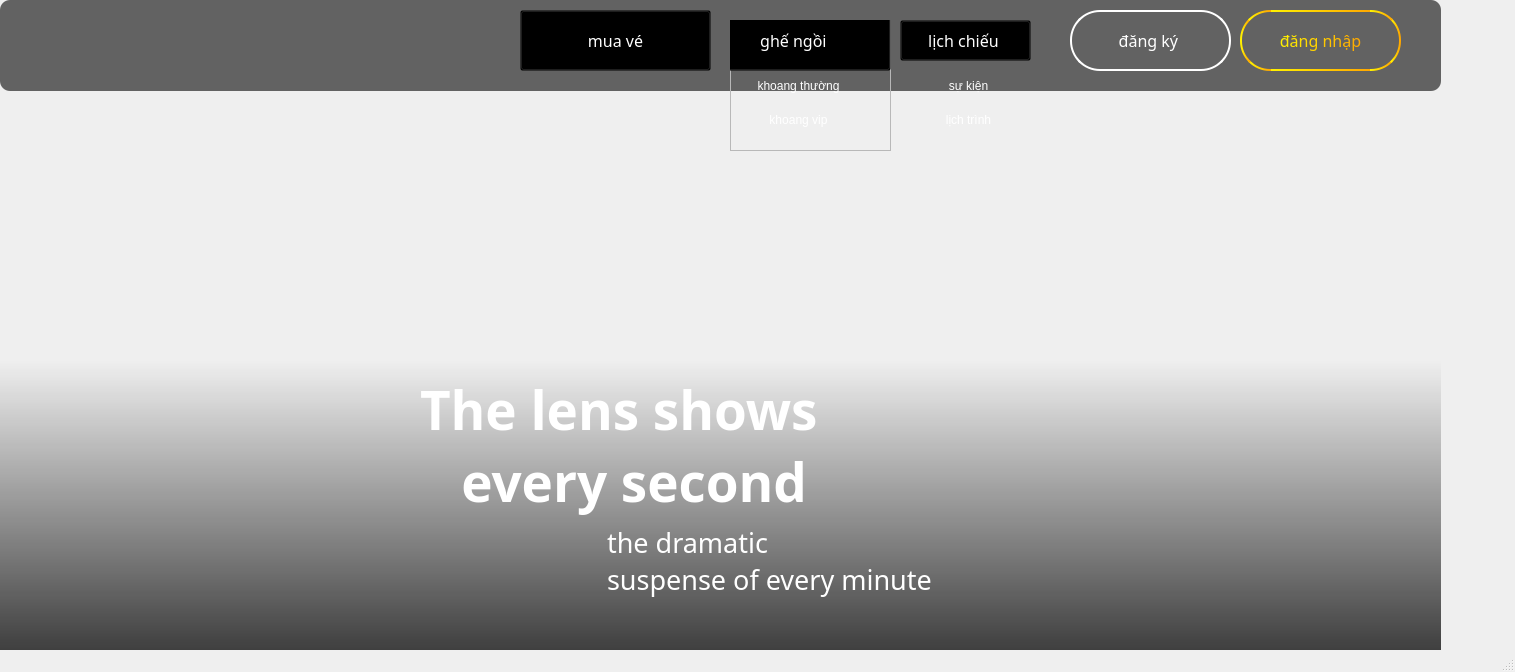
<?xml version="1.0" encoding="UTF-8"?>
<ui version="4.0">
 <class>MainWindow</class>
 <widget class="QMainWindow" name="MainWindow">
  <property name="geometry">
   <rect>
    <x>0</x>
    <y>0</y>
    <width>1515</width>
    <height>672</height>
   </rect>
  </property>
  <property name="windowTitle">
   <string>MainWindow</string>
  </property>
  <widget class="QWidget" name="centralwidget">
   <widget class="QLabel" name="label">
    <property name="geometry">
     <rect>
      <x>0</x>
      <y>0</y>
      <width>1441</width>
      <height>851</height>
     </rect>
    </property>
    <property name="text">
     <string/>
    </property>
    <property name="pixmap">
     <pixmap resource="../../../../Downloads/icon.qrc">:/phim-tet-2022-1-1644258923301219760067.webp</pixmap>
    </property>
    <property name="scaledContents">
     <bool>true</bool>
    </property>
   </widget>
   <widget class="QLabel" name="label_2">
    <property name="geometry">
     <rect>
      <x>0</x>
      <y>360</y>
      <width>1441</width>
      <height>531</height>
     </rect>
    </property>
    <property name="styleSheet">
     <string notr="true">
background-color: qlineargradient(spread:pad, x1:1, y1:0.778, x2:1, y2:0, stop:0.0497512 rgba(0, 0, 0, 255), stop:1 rgba(255, 255, 255, 0));
</string>
    </property>
    <property name="text">
     <string/>
    </property>
   </widget>
   <widget class="QLabel" name="label_3">
    <property name="geometry">
     <rect>
      <x>0</x>
      <y>0</y>
      <width>1441</width>
      <height>91</height>
     </rect>
    </property>
    <property name="styleSheet">
     <string notr="true">background-color: rgba(0, 0, 0, 150);
border-radius:10px;</string>
    </property>
    <property name="text">
     <string/>
    </property>
   </widget>
   <widget class="QLabel" name="label_4">
    <property name="geometry">
     <rect>
      <x>40</x>
      <y>10</y>
      <width>211</width>
      <height>81</height>
     </rect>
    </property>
    <property name="text">
     <string/>
    </property>
    <property name="pixmap">
     <pixmap>../../../../Downloads/5fffb30b3194c340097683.png</pixmap>
    </property>
   </widget>
   <widget class="QPushButton" name="pushButton">
    <property name="geometry">
     <rect>
      <x>1070</x>
      <y>10</y>
      <width>161</width>
      <height>61</height>
     </rect>
    </property>
    <property name="font">
     <font>
      <family>Yu Gothic UI Semibold</family>
      <pointsize>12</pointsize>
      <weight>50</weight>
      <bold>false</bold>
     </font>
    </property>
    <property name="styleSheet">
     <string notr="true">
QPushButton{
 border: 2px solid rgb(255, 255, 255);
border-radius: 30;
color:white;
}
QPushButton:checked{
	color: white;
	 border-radius: 30px;
	  border: 1px rgb(255, 255, 255);
		background-color: qlineargradient(spread:pad, x1:0, y1:0, x2:1, y2:0, stop:0 rgba(255, 242, 0, 255), stop:1 rgba(255, 167, 0, 255));
    }
QPushButton:hover{
		color: white;
	 border-radius: 30px;
	
  border: 1px rgb(255, 255, 255);
	background-color: qlineargradient(spread:pad, x1:0, y1:0, x2:1, y2:0, stop:0 rgba(255, 242, 0, 255), stop:1 rgba(255, 167, 0, 255));
	
} 

</string>
    </property>
    <property name="text">
     <string>đăng ký </string>
    </property>
   </widget>
   <widget class="QPushButton" name="pushButton_2">
    <property name="geometry">
     <rect>
      <x>1240</x>
      <y>10</y>
      <width>161</width>
      <height>61</height>
     </rect>
    </property>
    <property name="font">
     <font>
      <family>Yu Gothic UI Semibold</family>
      <pointsize>12</pointsize>
      <weight>50</weight>
      <bold>false</bold>
     </font>
    </property>
    <property name="styleSheet">
     <string notr="true">
QPushButton{
 border: 2px solid qlineargradient(spread:pad, x1:0, y1:0, x2:1, y2:0, stop:0 rgba(255, 242, 0, 255), stop:1 rgba(255, 167, 0, 255));;
border-radius: 30;
color: qlineargradient(spread:pad, x1:0, y1:0, x2:1, y2:0, stop:0 rgba(255, 242, 0, 255), stop:1 rgba(255, 167, 0, 255));
}
QPushButton:checked{
	color: white;
	 border-radius: 30px;
	  border: 1px rgb(255, 255, 255);
		background-color: qlineargradient(spread:pad, x1:0, y1:0, x2:1, y2:0, stop:0 rgba(255, 242, 0, 255), stop:1 rgba(255, 167, 0, 255));
    }
QPushButton:hover{
		color: white;
	 border-radius: 30px;
	
  border: 1px rgb(255, 255, 255);
	background-color: qlineargradient(spread:pad, x1:0, y1:0, x2:1, y2:0, stop:0 rgba(255, 242, 0, 255), stop:1 rgba(255, 167, 0, 255));
	
} 

</string>
    </property>
    <property name="text">
     <string>đăng nhập</string>
    </property>
   </widget>
   <widget class="QPushButton" name="mua_ve">
    <property name="geometry">
     <rect>
      <x>520</x>
      <y>10</y>
      <width>191</width>
      <height>61</height>
     </rect>
    </property>
    <property name="font">
     <font>
      <family>Yu Gothic UI Semibold</family>
      <pointsize>12</pointsize>
      <weight>50</weight>
      <bold>false</bold>
     </font>
    </property>
    <property name="styleSheet">
     <string notr="true">
QPushButton{
 
	background-color: rgba(0, 0, 0,0);
color:white;
}
QPushButton:checked{
	
		color: qlineargradient(spread:pad, x1:0, y1:0, x2:1, y2:0, stop:0 rgba(255, 242, 0, 255), stop:1 rgba(255, 167, 0, 255));
    }
QPushButton:hover{

	color: qlineargradient(spread:pad, x1:0, y1:0, x2:1, y2:0, stop:0 rgba(255, 242, 0, 255), stop:1 rgba(255, 167, 0, 255));
	
} 

</string>
    </property>
    <property name="text">
     <string>mua vé</string>
    </property>
    <property name="icon">
     <iconset>
      <normaloff>../../../Downloads/pngtree-cinema-ticket-icon-in-flat-style-admit-one-coupon-entrance-vector-png-image_8961928.png</normaloff>../../../Downloads/pngtree-cinema-ticket-icon-in-flat-style-admit-one-coupon-entrance-vector-png-image_8961928.png</iconset>
    </property>
    <property name="iconSize">
     <size>
      <width>60</width>
      <height>60</height>
     </size>
    </property>
    <property name="shortcut">
     <string/>
    </property>
    <property name="checkable">
     <bool>true</bool>
    </property>
    <property name="checked">
     <bool>false</bool>
    </property>
    <property name="autoRepeat">
     <bool>false</bool>
    </property>
    <property name="autoExclusive">
     <bool>false</bool>
    </property>
   </widget>
   <widget class="QFrame" name="frame_2">
    <property name="geometry">
     <rect>
      <x>730</x>
      <y>20</y>
      <width>161</width>
      <height>131</height>
     </rect>
    </property>
    <property name="frameShape">
     <enum>QFrame::StyledPanel</enum>
    </property>
    <property name="frameShadow">
     <enum>QFrame::Raised</enum>
    </property>
    <widget class="QFrame" name="frame">
     <property name="geometry">
      <rect>
       <x>10</x>
       <y>40</y>
       <width>117</width>
       <height>87</height>
      </rect>
     </property>
     <property name="styleSheet">
      <string notr="true">background-color: rgba(0,0,0,0);</string>
     </property>
     <property name="frameShape">
      <enum>QFrame::StyledPanel</enum>
     </property>
     <property name="frameShadow">
      <enum>QFrame::Raised</enum>
     </property>
     <layout class="QVBoxLayout" name="verticalLayout_2">
      <item>
       <widget class="QPushButton" name="pushButton_6">
        <property name="maximumSize">
         <size>
          <width>235</width>
          <height>25</height>
         </size>
        </property>
        <property name="styleSheet">
         <string notr="true">QPushButton{ 
	background-color: rgba(0, 0, 0,0);
color:white;
	border-radius: 5px;
}
QPushButton:checked{
    color: rgb(255, 170, 0); 
	border-top: 1px  rgb(255, 255, 255);
	border-bottom: 1px rgb(255, 255, 255);
	border-left: 1px  rgb(255, 255, 255);
	background-color: qlineargradient(spread:pad, x1:0, y1:0, x2:1, y2:0, stop:0 rgba(255, 255, 255, 255), stop:1 rgba(255, 255, 255, 255));
	border-right: 5px solid rgb(255, 170, 0);
    padding-left: 10px;
    border-radius: 5px;
    }
QPushButton:hover{
	color: rgb(255, 170, 0); 
	border-top: 1px  rgb(255, 255, 255);
	border-bottom: 1px rgb(255, 255, 255);
	border-left: 1px  rgb(255, 255, 255);
	background-color: qlineargradient(spread:pad, x1:0, y1:0, x2:1, y2:0, stop:0 rgba(255, 255, 255, 255), stop:1 rgba(255, 255, 255, 255));
	border-right: 5px solid rgb(255, 170, 0);
padding-left: 10px;
border-radius: 5px;
	
} 


</string>
        </property>
        <property name="text">
         <string>khoang thường</string>
        </property>
       </widget>
      </item>
      <item>
       <widget class="QPushButton" name="pushButton_7">
        <property name="maximumSize">
         <size>
          <width>234</width>
          <height>25</height>
         </size>
        </property>
        <property name="styleSheet">
         <string notr="true">QPushButton{ 
	background-color: rgba(0, 0, 0,0);
color:white;
	border-radius: 5px;
}
QPushButton:checked{
    color: rgb(255, 170, 0); 
	border-top: 1px  rgb(255, 255, 255);
	border-bottom: 1px rgb(255, 255, 255);
	border-left: 1px  rgb(255, 255, 255);
	background-color: qlineargradient(spread:pad, x1:0, y1:0, x2:1, y2:0, stop:0 rgba(255, 255, 255, 255), stop:1 rgba(255, 255, 255, 255));
	border-right: 5px solid rgb(255, 170, 0);
    padding-left: 10px;
    border-radius: 5px;
    }
QPushButton:hover{
	color: rgb(255, 170, 0); 
	border-top: 1px  rgb(255, 255, 255);
	border-bottom: 1px rgb(255, 255, 255);
	border-left: 1px  rgb(255, 255, 255);
	background-color: qlineargradient(spread:pad, x1:0, y1:0, x2:1, y2:0, stop:0 rgba(255, 255, 255, 255), stop:1 rgba(255, 255, 255, 255));
	border-right: 5px solid rgb(255, 170, 0);
padding-left: 10px;
border-radius: 5px;
	
} 


</string>
        </property>
        <property name="text">
         <string>khoang vip</string>
        </property>
       </widget>
      </item>
     </layout>
    </widget>
    <widget class="QPushButton" name="nbt">
     <property name="geometry">
      <rect>
       <x>-30</x>
       <y>-10</y>
       <width>191</width>
       <height>61</height>
      </rect>
     </property>
     <property name="font">
      <font>
       <family>Yu Gothic UI Semibold</family>
       <pointsize>12</pointsize>
       <weight>50</weight>
       <bold>false</bold>
      </font>
     </property>
     <property name="styleSheet">
      <string notr="true">
QPushButton{
 
	background-color: rgba(0, 0, 0,0);
color:white;
}
QPushButton:checked{
	
		color: qlineargradient(spread:pad, x1:0, y1:0, x2:1, y2:0, stop:0 rgba(255, 242, 0, 255), stop:1 rgba(255, 167, 0, 255));
    }
QPushButton:hover{

	color: qlineargradient(spread:pad, x1:0, y1:0, x2:1, y2:0, stop:0 rgba(255, 242, 0, 255), stop:1 rgba(255, 167, 0, 255));
	
} 

</string>
     </property>
     <property name="text">
      <string>ghế ngồi </string>
     </property>
     <property name="icon">
      <iconset>
       <normaloff>../../../Downloads/1123247-200.png</normaloff>
       <normalon>../../../Downloads/UIF-77-512.webp</normalon>../../../Downloads/1123247-200.png</iconset>
     </property>
     <property name="iconSize">
      <size>
       <width>30</width>
       <height>30</height>
      </size>
     </property>
     <property name="shortcut">
      <string/>
     </property>
     <property name="checkable">
      <bool>true</bool>
     </property>
     <property name="checked">
      <bool>false</bool>
     </property>
     <property name="autoRepeat">
      <bool>false</bool>
     </property>
     <property name="autoExclusive">
      <bool>false</bool>
     </property>
    </widget>
   </widget>
   <widget class="QFrame" name="frame_5">
    <property name="geometry">
     <rect>
      <x>900</x>
      <y>10</y>
      <width>151</width>
      <height>201</height>
     </rect>
    </property>
    <property name="styleSheet">
     <string notr="true">background-color: rgba(0,0,0,0);</string>
    </property>
    <property name="frameShape">
     <enum>QFrame::StyledPanel</enum>
    </property>
    <property name="frameShadow">
     <enum>QFrame::Raised</enum>
    </property>
    <widget class="QPushButton" name="pushButton_3">
     <property name="geometry">
      <rect>
       <x>0</x>
       <y>10</y>
       <width>131</width>
       <height>41</height>
      </rect>
     </property>
     <property name="font">
      <font>
       <family>Yu Gothic UI Semibold</family>
       <pointsize>12</pointsize>
       <weight>50</weight>
       <bold>false</bold>
      </font>
     </property>
     <property name="styleSheet">
      <string notr="true">
QPushButton{
 
	background-color: rgba(0, 0, 0,0);
color:white;
}
QPushButton:checked{
	
		color: qlineargradient(spread:pad, x1:0, y1:0, x2:1, y2:0, stop:0 rgba(255, 242, 0, 255), stop:1 rgba(255, 167, 0, 255));
    }
QPushButton:hover{

	color: qlineargradient(spread:pad, x1:0, y1:0, x2:1, y2:0, stop:0 rgba(255, 242, 0, 255), stop:1 rgba(255, 167, 0, 255));
	
} 

</string>
     </property>
     <property name="text">
      <string>lịch chiếu </string>
     </property>
     <property name="icon">
      <iconset>
       <normaloff>../../../Downloads/1123247-200.png</normaloff>
       <normalon>../../../Downloads/UIF-77-512.webp</normalon>../../../Downloads/1123247-200.png</iconset>
     </property>
     <property name="iconSize">
      <size>
       <width>30</width>
       <height>30</height>
      </size>
     </property>
     <property name="checkable">
      <bool>true</bool>
     </property>
    </widget>
    <widget class="QFrame" name="frame_3">
     <property name="geometry">
      <rect>
       <x>10</x>
       <y>50</y>
       <width>117</width>
       <height>87</height>
      </rect>
     </property>
     <property name="styleSheet">
      <string notr="true">background-color: rgba(0,0,0,0);</string>
     </property>
     <property name="frameShape">
      <enum>QFrame::StyledPanel</enum>
     </property>
     <property name="frameShadow">
      <enum>QFrame::Raised</enum>
     </property>
     <layout class="QVBoxLayout" name="verticalLayout">
      <item>
       <widget class="QPushButton" name="pushButton_8">
        <property name="maximumSize">
         <size>
          <width>234</width>
          <height>25</height>
         </size>
        </property>
        <property name="styleSheet">
         <string notr="true">QPushButton{ 
	background-color: rgba(0, 0, 0,0);
color:white;
	border-radius: 5px;
}
QPushButton:checked{
    color: rgb(255, 170, 0); 
	border-top: 1px  rgb(255, 255, 255);
	border-bottom: 1px rgb(255, 255, 255);
	border-left: 1px  rgb(255, 255, 255);
	background-color: qlineargradient(spread:pad, x1:0, y1:0, x2:1, y2:0, stop:0 rgba(255, 255, 255, 255), stop:1 rgba(255, 255, 255, 255));
	border-right: 5px solid rgb(255, 170, 0);
    padding-left: 10px;
    border-radius: 5px;
    }
QPushButton:hover{
	color: rgb(255, 170, 0); 
	border-top: 1px  rgb(255, 255, 255);
	border-bottom: 1px rgb(255, 255, 255);
	border-left: 1px  rgb(255, 255, 255);
	background-color: qlineargradient(spread:pad, x1:0, y1:0, x2:1, y2:0, stop:0 rgba(255, 255, 255, 255), stop:1 rgba(255, 255, 255, 255));
	border-right: 5px solid rgb(255, 170, 0);
padding-left: 10px;
border-radius: 5px;
	
} 



</string>
        </property>
        <property name="text">
         <string>sự kiện</string>
        </property>
       </widget>
      </item>
      <item>
       <widget class="QPushButton" name="pushButton_9">
        <property name="maximumSize">
         <size>
          <width>234</width>
          <height>25</height>
         </size>
        </property>
        <property name="styleSheet">
         <string notr="true">QPushButton{ 
	background-color: rgba(0, 0, 0,0);
color:white;
	border-radius: 5px;
}
QPushButton:checked{
    color: rgb(255, 170, 0); 
	border-top: 1px  rgb(255, 255, 255);
	border-bottom: 1px rgb(255, 255, 255);
	border-left: 1px  rgb(255, 255, 255);
	background-color: qlineargradient(spread:pad, x1:0, y1:0, x2:1, y2:0, stop:0 rgba(255, 255, 255, 255), stop:1 rgba(255, 255, 255, 255));
	border-right: 5px solid rgb(255, 170, 0);
    padding-left: 10px;
    border-radius: 5px;
    }
QPushButton:hover{
	color: rgb(255, 170, 0); 
	border-top: 1px  rgb(255, 255, 255);
	border-bottom: 1px rgb(255, 255, 255);
	border-left: 1px  rgb(255, 255, 255);
	background-color: qlineargradient(spread:pad, x1:0, y1:0, x2:1, y2:0, stop:0 rgba(255, 255, 255, 255), stop:1 rgba(255, 255, 255, 255));
	border-right: 5px solid rgb(255, 170, 0);
padding-left: 10px;
border-radius: 5px;
	
} 
</string>
        </property>
        <property name="text">
         <string>lịch trình</string>
        </property>
       </widget>
      </item>
     </layout>
    </widget>
   </widget>
   <widget class="QLabel" name="label_5">
    <property name="geometry">
     <rect>
      <x>450</x>
      <y>110</y>
      <width>361</width>
      <height>401</height>
     </rect>
    </property>
    <property name="text">
     <string/>
    </property>
    <property name="pixmap">
     <pixmap>../../../../Downloads/5fffb30b3194c340097683.png</pixmap>
    </property>
    <property name="scaledContents">
     <bool>true</bool>
    </property>
   </widget>
   <widget class="QLabel" name="label_6">
    <property name="geometry">
     <rect>
      <x>420</x>
      <y>360</y>
      <width>551</width>
      <height>171</height>
     </rect>
    </property>
    <property name="font">
     <font>
      <family>Zilla Slab SemiBold</family>
      <pointsize>40</pointsize>
      <weight>75</weight>
      <bold>true</bold>
     </font>
    </property>
    <property name="styleSheet">
     <string notr="true">color: rgb(255, 255, 255);</string>
    </property>
    <property name="text">
     <string>The lens shows 
   every second </string>
    </property>
   </widget>
   <widget class="QLabel" name="label_7">
    <property name="geometry">
     <rect>
      <x>600</x>
      <y>450</y>
      <width>481</width>
      <height>221</height>
     </rect>
    </property>
    <property name="font">
     <font>
      <family>.VnMonotype corsivaH</family>
      <pointsize>20</pointsize>
      <weight>50</weight>
      <bold>false</bold>
     </font>
    </property>
    <property name="styleSheet">
     <string notr="true">color: rgb(255, 255, 255);</string>
    </property>
    <property name="text">
     <string> the dramatic 
 suspense of every minute</string>
    </property>
   </widget>
   <widget class="QWidget" name="widget" native="true">
    <property name="geometry">
     <rect>
      <x>470</x>
      <y>890</y>
      <width>120</width>
      <height>80</height>
     </rect>
    </property>
   </widget>
   <widget class="QLabel" name="label_8">
    <property name="geometry">
     <rect>
      <x>0</x>
      <y>890</y>
      <width>1441</width>
      <height>271</height>
     </rect>
    </property>
    <property name="styleSheet">
     <string notr="true">background-color: rgb(0, 0, 0);</string>
    </property>
    <property name="text">
     <string/>
    </property>
   </widget>
   <widget class="QLabel" name="label_9">
    <property name="geometry">
     <rect>
      <x>60</x>
      <y>770</y>
      <width>55</width>
      <height>16</height>
     </rect>
    </property>
    <property name="text">
     <string>TextLabel</string>
    </property>
   </widget>
  </widget>
  <widget class="QMenuBar" name="menubar">
   <property name="geometry">
    <rect>
     <x>0</x>
     <y>0</y>
     <width>1515</width>
     <height>26</height>
    </rect>
   </property>
  </widget>
  <widget class="QStatusBar" name="statusbar"/>
 </widget>
 <resources>
  <include location="../../../../Downloads/icon.qrc"/>
 </resources>
 <connections>
  <connection>
   <sender>nbt</sender>
   <signal>toggled(bool)</signal>
   <receiver>frame</receiver>
   <slot>setHidden(bool)</slot>
   <hints>
    <hint type="sourcelabel">
     <x>700</x>
     <y>96</y>
    </hint>
    <hint type="destinationlabel">
     <x>740</x>
     <y>172</y>
    </hint>
   </hints>
  </connection>
  <connection>
   <sender>pushButton_3</sender>
   <signal>toggled(bool)</signal>
   <receiver>frame_3</receiver>
   <slot>setHidden(bool)</slot>
   <hints>
    <hint type="sourcelabel">
     <x>900</x>
     <y>86</y>
    </hint>
    <hint type="destinationlabel">
     <x>910</x>
     <y>131</y>
    </hint>
   </hints>
  </connection>
 </connections>
</ui>
